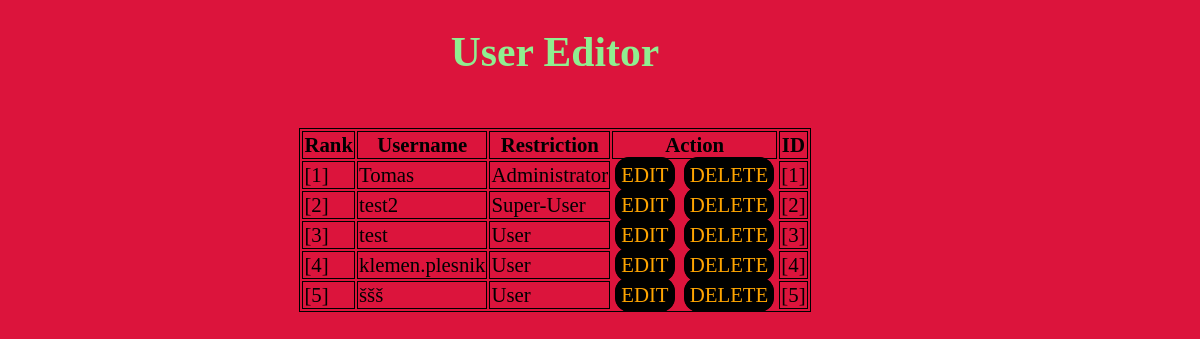
The app's page /Admin_user_editor.php with its own data.
### tables this page shows
CREATE TABLE `users` (
  `id` int(11) NOT NULL,
  `user` varchar(100) NOT NULL,
  `password` varchar(40) NOT NULL,
  `email` text NOT NULL,
  `restriction_id` int(11) NOT NULL
);

CREATE TABLE `restricted_access` (
  `id` int(11) NOT NULL,
  `name` text NOT NULL
);

### Admin_user_editor.php (the view, shortened to what this page needs)
<!DOCTYPE html>
<html lang="en">
<head>
    <link rel="stylesheet" href="Style_Admin.css">
</head>
<body class="watawhat">
    <h1 id="whatisdas"> User Editor</h1> <br />
        <table class="table">
        <tr>
            <th> Rank </th>
            <th> Username </th>
            <th> Restriction </th>
            <th> Action </th>
            <th> ID </th>
        </tr>
        <?php
            include_once './Database.php';
            $rank = 1;
            $query = "SELECT u.user, u.id, r.name FROM users u INNER JOIN restricted_access r ON u.restriction_id = r.id;";
            $result = mysqli_query($link, $query);
            if (mysqli_num_rows($result))
            {
                while ($row = mysqli_fetch_assoc($result))
                {
                    $username = $row['user'];
                    $id = $row['id'];
                    $restriction = $row['name'];
                    echo '  <tr>
                            <td class="row">['.$rank.']</td>
                            <td class="row">
                                  '.$username.'
                            </td>
                            <td class="row">
                                  '.$restriction.'
                            </td>
                            <td>
                                    <a class="Actionbtn" href="Admin_user_edit.php?id='.$id.'">EDIT</a>
                                    <a class="Actionbtn" href="Admin_user_delete.php?id='.$id.'">DELETE</a>
                            </td>
                            <td class="row">['.$id.']</td>
                            </tr> ';
                    $rank++;
                }
            }
        ?>
        </table>
</body>
</html>

### Style_Admin.css (style rules this page uses)
body { padding: 0; margin: 0; width: 100vw; height: 100vh; background: black; }
.table, th { margin: 0 auto; border: 1px solid black; }
.Actionbtn { border: 1px solid black; padding: 5px; margin: 2px; border-radius: 0.7em; background-color: black; color: orange; text-decoration: none; }
.row { border: 1px solid black; }
.watawhat { margin: 15px; background-color:crimson; width: 90vw; height: 90vh; font-size: 1.3em; }
#whatisdas { text-align: center; color: lightgreen; }

### records on screen
users: user "Tomas", restricted_access.name "Administrator", id "1"
users: user "test2", restricted_access.name "Super-User", id "2"
users: user "test", restricted_access.name "User", id "3"
users: user "klemen.plesnik", restricted_access.name "User", id "4"
users: user "ššš", restricted_access.name "User", id "5"
